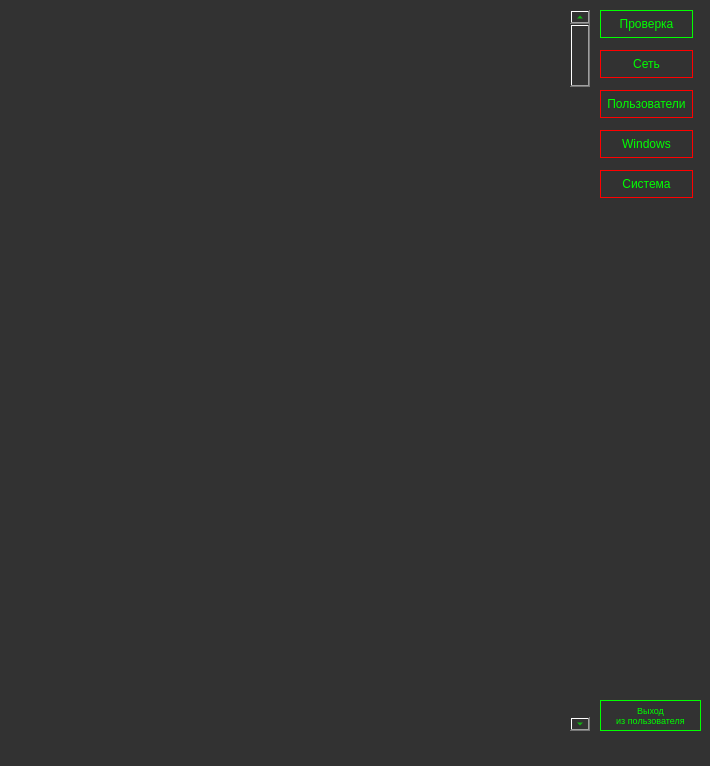
<?xml version="1.0" encoding="UTF-8"?>
<ui version="4.0">
 <class>MainWindow</class>
 <widget class="QMainWindow" name="MainWindow">
  <property name="geometry">
   <rect>
    <x>0</x>
    <y>0</y>
    <width>710</width>
    <height>766</height>
   </rect>
  </property>
  <property name="windowTitle">
   <string>MainWindow</string>
  </property>
  <property name="styleSheet">
   <string notr="true">background-color: rgb(50, 50, 50);
color: rgb(0, 255, 0);
</string>
  </property>
  <widget class="QWidget" name="centralwidget">
   <widget class="QPushButton" name="cmd">
    <property name="geometry">
     <rect>
      <x>600</x>
      <y>50</y>
      <width>93</width>
      <height>28</height>
     </rect>
    </property>
    <property name="styleSheet">
     <string notr="true">border-color:rgb(255, 0, 0);
border-width: 1px;
border-style:solid;</string>
    </property>
    <property name="text">
     <string>Сеть</string>
    </property>
   </widget>
   <widget class="QPushButton" name="proverka">
    <property name="geometry">
     <rect>
      <x>600</x>
      <y>10</y>
      <width>93</width>
      <height>28</height>
     </rect>
    </property>
    <property name="styleSheet">
     <string notr="true">border-color:rgb(0, 255, 0);
border-width: 1px;
border-style:solid;</string>
    </property>
    <property name="text">
     <string>Проверка</string>
    </property>
   </widget>
   <widget class="QPushButton" name="user">
    <property name="geometry">
     <rect>
      <x>600</x>
      <y>90</y>
      <width>93</width>
      <height>28</height>
     </rect>
    </property>
    <property name="styleSheet">
     <string notr="true">border-color:rgb(255, 0, 0);
border-width: 1px;
border-style:solid;</string>
    </property>
    <property name="text">
     <string>Пользователи</string>
    </property>
   </widget>
   <widget class="QPushButton" name="log">
    <property name="geometry">
     <rect>
      <x>600</x>
      <y>700</y>
      <width>101</width>
      <height>31</height>
     </rect>
    </property>
    <property name="font">
     <font>
      <pointsize>7</pointsize>
     </font>
    </property>
    <property name="styleSheet">
     <string notr="true">border-color:rgb(0, 255, 0);
border-width: 1px;
border-style:solid;</string>
    </property>
    <property name="text">
     <string>Выход
из пользователя</string>
    </property>
   </widget>
   <widget class="QPushButton" name="window">
    <property name="geometry">
     <rect>
      <x>600</x>
      <y>130</y>
      <width>93</width>
      <height>28</height>
     </rect>
    </property>
    <property name="styleSheet">
     <string notr="true">border-color:rgb(255, 0, 0);
border-width: 1px;
border-style:solid;</string>
    </property>
    <property name="text">
     <string>Windows</string>
    </property>
   </widget>
   <widget class="QPushButton" name="systeminfo">
    <property name="geometry">
     <rect>
      <x>600</x>
      <y>170</y>
      <width>93</width>
      <height>28</height>
     </rect>
    </property>
    <property name="styleSheet">
     <string notr="true">border-color:rgb(255, 0, 0);
border-width: 1px;
border-style:solid;</string>
    </property>
    <property name="text">
     <string>Система</string>
    </property>
   </widget>
   <widget class="QLabel" name="label">
    <property name="geometry">
     <rect>
      <x>14</x>
      <y>5</y>
      <width>571</width>
      <height>721</height>
     </rect>
    </property>
    <property name="text">
     <string/>
    </property>
    <property name="alignment">
     <set>Qt::AlignLeading|Qt::AlignLeft|Qt::AlignTop</set>
    </property>
    <property name="wordWrap">
     <bool>true</bool>
    </property>
   </widget>
   <widget class="QScrollBar" name="verticalScrollBar">
    <property name="geometry">
     <rect>
      <x>570</x>
      <y>10</y>
      <width>20</width>
      <height>721</height>
     </rect>
    </property>
    <property name="orientation">
     <enum>Qt::Vertical</enum>
    </property>
   </widget>
  </widget>
  <widget class="QMenuBar" name="menubar">
   <property name="geometry">
    <rect>
     <x>0</x>
     <y>0</y>
     <width>710</width>
     <height>26</height>
    </rect>
   </property>
  </widget>
 </widget>
 <resources/>
 <connections/>
</ui>
